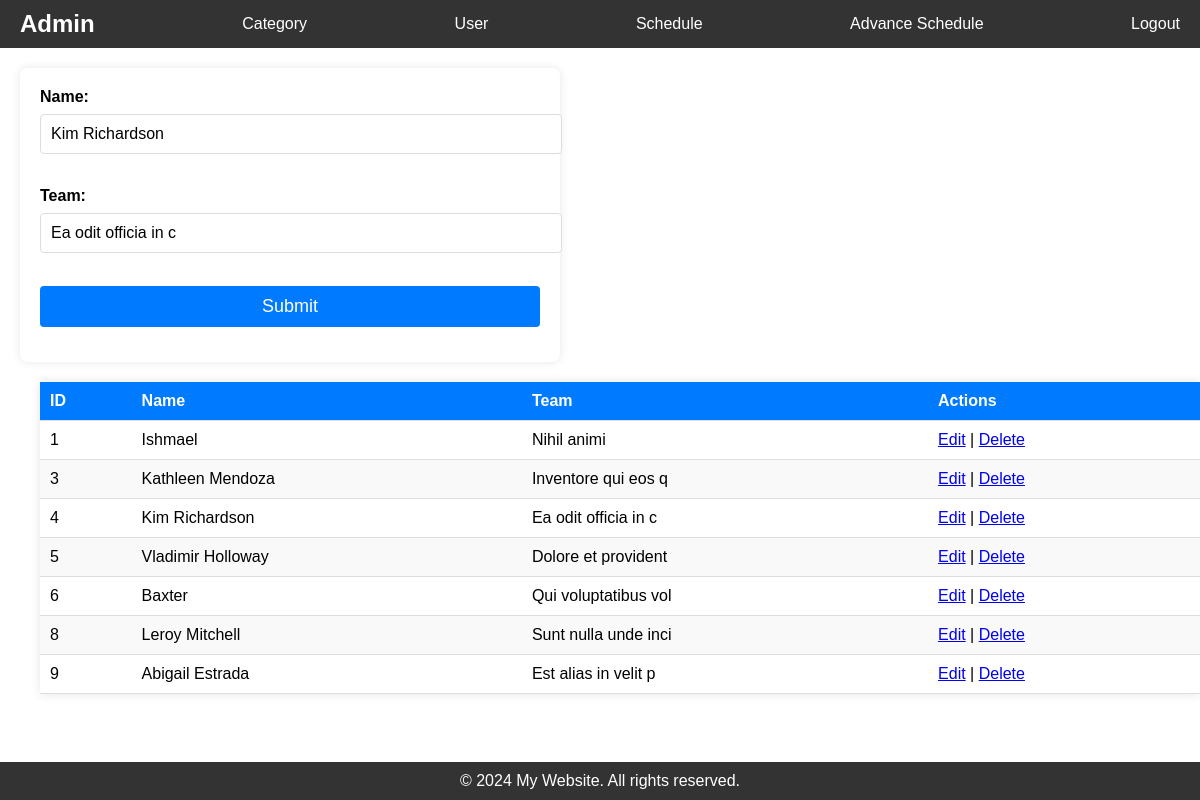
Page /user.php?id=4 (signed in) on the committed database.
### tables this page shows
CREATE TABLE `users` (
  `id` int(11) NOT NULL,
  `name` varchar(45) NOT NULL,
  `team` varchar(45) NOT NULL
);

### config/connection.php (called while the page is built, shortened)
<?php
$table_user = "users";
?>

### user.php (the view, shortened to what this page needs)
<?php
require './config/connection.php';
require './include/head.php';
require './include/header.php';
if (isset($_GET['id']) && !empty($_GET['id'])) {
    $id = $conn->real_escape_string($_GET['id']);
    $sql = "SELECT id, name, team FROM `$table_user` WHERE id = $id";
    $result = $conn->query($sql);
    if ($result) {
        $data = $result->fetch_assoc();
    }
}
$sql = "SELECT id, name, team FROM `$table_user`";
$result = $conn->query($sql);
$records = ($result && $result->num_rows > 0) ? $result->fetch_all(MYSQLI_ASSOC) : [];
?>
<main>
    <section>
        <form action="process/user/insert.php" method="post">
            <label for="name">Name: </label>
            <input type="text" id="name" name="name" value="<?= isset($data) ? htmlspecialchars($data['name']) : '' ?>" required><br><br>
            <label for="team">Team: </label>
            <input type="text" id="team" name="team" value="<?= isset($data) ? htmlspecialchars($data['team']) : '' ?>" required><br><br>
            <button type="submit">Submit</button>
        </form>
    </section>
    <section>
        <table>
            <thead>
                <tr>
                    <th>ID</th>
                    <th>Name</th>
                    <th>Team</th>
                    <th>Actions</th>
                </tr>
            </thead>
            <tbody>
                <?php if (!empty($records)): ?>
                    <?php foreach ($records as $row): ?>
                        <tr>
                            <td><?= htmlspecialchars($row['id']) ?></td>
                            <td><?= htmlspecialchars($row['name']) ?></td>
                            <td><?= htmlspecialchars($row['team']) ?></td>
                            <td>
                                <a href='user.php?id=<?= htmlspecialchars($row['id']) ?>'>Edit</a> |
                                <a href='process/user/delete.php?id=<?= htmlspecialchars($row['id']) ?>' onclick="return confirm('Are you sure?');">Delete</a>
                            </td>
                        </tr>
                    <?php endforeach; ?>
                <?php else: ?>
                    <tr>
                        <td colspan="4">No Users found.</td>
                    </tr>
                <?php endif; ?>
            </tbody>
        </table>
    </section>
</main>
<?php require './include/footer.php'; ?>

### assets/css/home.css (style rules this page uses)
html, body { height: 100%; margin: 0; padding: 0; }
body { display: flex; flex-direction: column; font-family: Arial, sans-serif; }
main { flex: 1; padding: 20px; }
section { margin-bottom: 20px; }

### assets/css/form.css (style rules this page uses)
form { background: #fff; padding: 20px; border-radius: 8px; box-shadow: 0 0 10px rgba(0, 0, 0, 0.1); width: 100%; max-width: 500px; }
label { display: block; margin-bottom: 8px; font-weight: bold; }
input[type="text"], input[type="date"], select, button { width: 100%; padding: 10px; margin-bottom: 15px; border: 1px solid #ddd; border-radius: 4px; font-size: 16px; }
button { background-color: #007bff; color: white; border: none; cursor: pointer; font-size: 18px; }

### assets/css/table.css (style rules this page uses)
table { width: 100%; max-width: 1200px; margin: 20px; border-collapse: collapse; background-color: #fff; box-shadow: 0 0 10px rgba(0, 0, 0, 0.1); }
thead { background-color: #007bff; color: white; }
th, td { padding: 10px; text-align: left; border-bottom: 1px solid #ddd; }
th { font-weight: bold; }
tr:nth-child(even) { background-color: #f9f9f9; }

### rows in the picture
users: name "Kim Richardson", team "Ea odit officia in c", id "4"
users: id "1", name "Ishmael", team "Nihil animi"
users: id "3", name "Kathleen Mendoza", team "Inventore qui eos q"
users: id "5", name "Vladimir Holloway", team "Dolore et provident"
users: id "6", name "Baxter", team "Qui voluptatibus vol"
users: id "8", name "Leroy Mitchell", team "Sunt nulla unde inci"
users: id "9", name "Abigail Estrada", team "Est alias in velit p"

### other values in the picture
$_SESSION['ADMINNAME'] "Admin"
